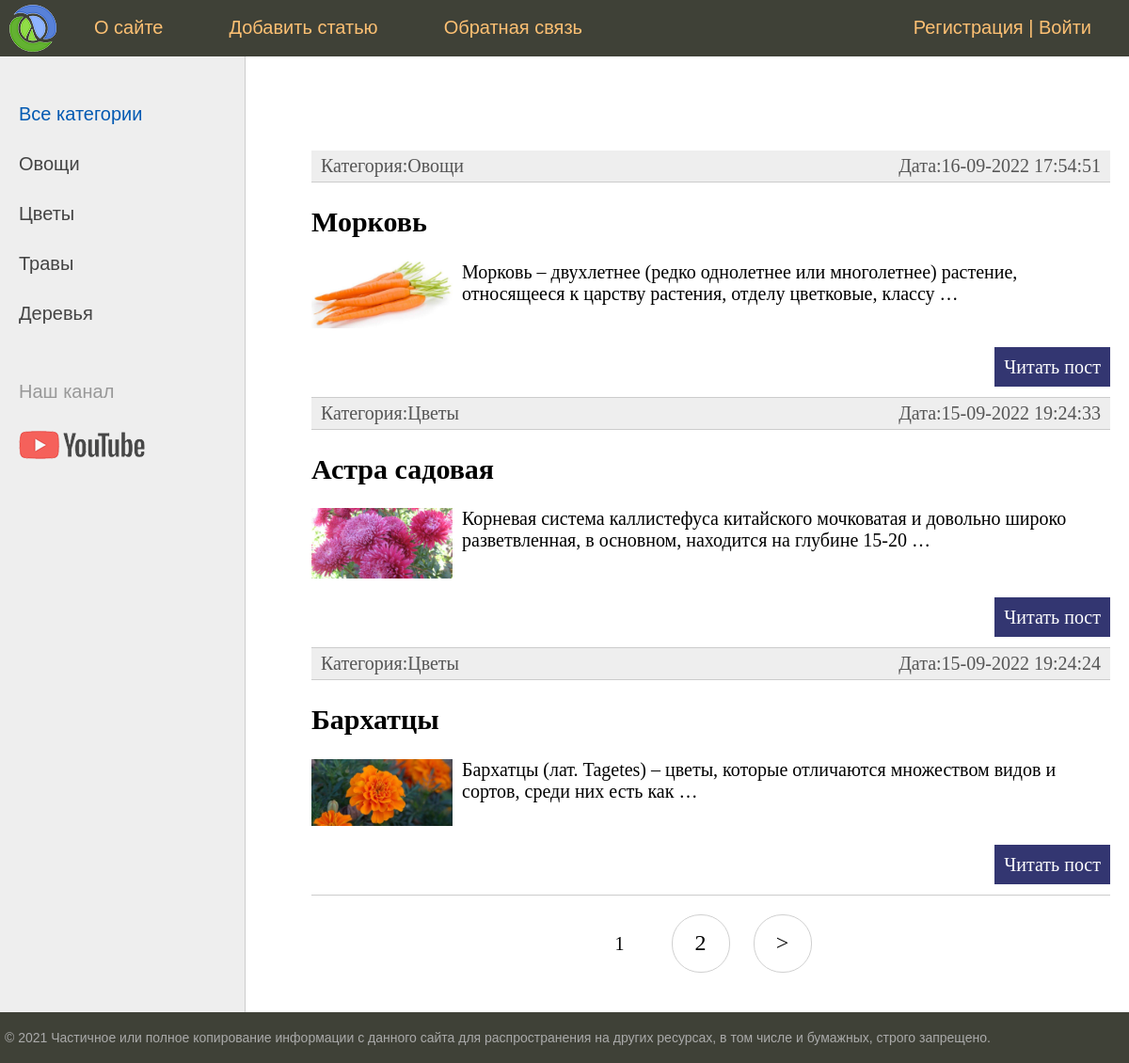
The page / on the database its author committed.
### flower/models.py (models this page shows, shortened)
class Category(models.Model):
    n_cat = models.CharField(max_length=150, db_index=True, verbose_name='категории')
    slug = models.SlugField(max_length=150,unique=True, db_index=True,verbose_name="URL",null=True )
    def __str__(self):
        return self.n_cat
    def get_absolute_url(self):
        return reverse('category', kwargs={'categ_slug': self.slug})
    class Meta:
        verbose_name = 'Категории растений'
        verbose_name_plural = 'Категории растений'
        ordering = ['id']

class Flower(models.Model):
    name = models.CharField(max_length=255, verbose_name='название')
    slug = models.SlugField(max_length=255, unique=True, db_index=True,verbose_name="URL", null=True)
    description = models.TextField(blank=True,  verbose_name='описание')
    photo = models.ImageField(upload_to='photo/%Y%m%d', verbose_name='фото')
    time_create = models.DateTimeField(auto_now_add=True, verbose_name='время добавления')
    time_update = models.DateTimeField(auto_now=True, verbose_name='время изменения')
    is_published = models.BooleanField(default=True, verbose_name='опубликовано')
    cat = models.ForeignKey('Category', on_delete=models.PROTECT, null=True, verbose_name='категория')
    def get_absolute_url(self):
        return reverse('read_flower', kwargs={'flo_slug': self.slug})
    class Meta:
        verbose_name ='Разновидности растений'
        verbose_name_plural = 'Разновидности растений'
        ordering = ['-time_update']

### flower/views.py (the view)
# urls.py: path('', main, name = 'main'),
def main(request):
    context = {'title':'Главная страница',
               'menu': menu,
               'cat_selected':0,
               'page_number': request.GET.get('page')
               }
    return render(request, 'flower/index.html', context=context)

### flower/templatetags/flower_tags.py (called while the page is built)
@register.simple_tag(name='categories')
def get_categories(filter=None, cat_selected=0):
    if not filter:
        return Category.objects.all()
    else:
        return Category.objects.all().order_by(filter)

@register.simple_tag
def get_paginator(categ_slug=None, page_number=None):
    if not categ_slug:
        flo = Flower.objects.all().select_related('cat')
        paginator = Paginator(flo, 3)
        page_obj = paginator.get_page(page_number)
        return page_obj
    else:
        flo = Flower.objects.filter(cat__slug=categ_slug).select_related('cat')
        paginator = Paginator(flo, 3)
        page_obj = paginator.get_page(page_number)
        return page_obj

### flower/templates/flower/index.html (shortened to what this page needs)
{% extends 'flower/base.html' %}
{% block content %}
<ul class="list-articles">
    {% for f in page_obj %}
            <li><div class="article-panel">
                <p class="first">Категория:{{f.cat}}</p>
                <p class="last">Дата:{{f.time_update | date:"d-m-Y H:i:s"}}</p>
            </div></li>
            <li><h2>{{f.name}}</h2>
            {% if f.photo %}
                <p><img class="img-article-left thumb" src="{{f.photo.url}}"></p>
            {% endif %}
            <p>{{f.description|linebreaks|truncatewords:15}}</p>
            <p class="link-read-post"><a href="{{f.get_absolute_url}}">Читать пост</a> </p>
            </li>
    {% endfor %}
</ul>
{% if page_obj.has_other_pages %}
<nav class="list-pages">
    <ul>
	{% for p in page_obj.paginator.page_range %}
    {% if page_obj.number == p %}
		<li class="page-num page-num-selected">{{p}}</li>
	{% elif p >= page_obj.number|add:-1 and p <= page_obj.number|add:1 %}
	<li class="page-num">
        <a href="?page={{p}}"> {{p}}</a>
    </li>
	{% endif %}
	{% endfor %}
{% if page_obj.has_next %}
<li class="page-num">
    <a href="?page={{page_obj.next_page_number}}">&gt;</a>
</li>
{% endif %}
    </ul>
</nav>
{% endif %}
{% endblock %}

### flower/templates/flower/base.html (shortened to what this page needs)
{% load static %}
{% load flower_tags %}
<!DOCTYPE html>
<html>
<head>
	<link type="text/css" href="{% static 'flower/css/styles.css' %}" rel="stylesheet" />
</head>
<body>
<table class="table-page" border=0 cellpadding="0" cellspacing="0">
<tr><td valign=top>
{% block mainmenu %}
		<div class="header">
			<ul id="mainmenu" class="mainmenu">
			<li class="logo"><a href="{% url 'main' %}"><div class="logo"></div></a></li>
{% for m in menu %}
			<li><a href="{% url m.url_name %}">{{m.name}}</a></li>
{% endfor %}
			{% if request.user.is_authenticated %}
				<li class="last">{{user.username}} | <a href="{% url 'logout' %}">Выйти</a></li>
			{% else %}
				<li class="last"><a href="{% url 'register' %}">Регистрация</a> | <a href="{% url 'login' %}">Войти</a></li>
			{% endif %}
			</ul>
		</div>
{% endblock mainmenu %}
<table class="table-content" border=0 cellpadding="0" cellspacing="0">
<tr>
	<td valign="top" class="left-chapters">
	<ul id="leftchapters">
		{% categories '-pk'  as cats %}
		{% if cat_selected == 0 %}
			<li class="selected">Все категории</li>
		{% else %}
			<li><a href="{% url 'main'%}">Все категории</a></li>
		{% endif %}
		{% for i in cats %}
			{% if cat_selected == i.pk %}
				<li class="selected">{{i.n_cat}}</li>
			{% else %}
				<li><a href="{{i.get_absolute_url}}">{{i.n_cat}}</a></li>
			{% endif %}
		{% endfor %}
		<li class="share">
		<p>Наш канал</p>
		<a class="share-yt" href="https://www.youtube.com/channel/UClJzWfGWuGJL2t-3dYKcHTA/playlists" target="_blank" rel="nofollow"></a>
		</li>
	</ul>
</td>
<td valign="top" class="content">
	<div class="content-text">
	{% get_paginator categ_slug page_number as page_obj %}
{% block content %}
{% endblock %}
	</div>
</td></tr></table>
</td></tr>
<tr><td valign=top>
	<div id="footer">
		<p>&copy; 2021 Частичное или полное копирование информации с данного сайта для распространения на других ресурсах, в том числе и бумажных, строго запрещено.</p>
	</div>
</td></tr></table>
</body>
</html>

### flower/static/flower/css/styles.css (style rules this page uses)
html, body { font-family: 'Arial'; margin: 0; padding: 0; height: 100%; width: 100%; color: #444; }
a { color: #0059b2; text-decoration: none; }
img { max-width: 600px; height: auto; }
img.img-article-left { max-width: 300px; height: auto; float: left; padding: 0 10px 10px 0; }
img.img-article-left.thumb { max-width: 150px; height: auto; }
p.link-read-post { text-align: right; }
p.link-read-post a { padding: 10px; min-width: 100px; background: #333671; color: #fff; text-decoration: none; }
div.article-panel { background: #eee; padding: 5px 10px 5px 10px; box-sizing: border-box; overflow: hidden; color: #555; }
div.article-panel p.first { margin: 0; float: left; }
div.article-panel p.last { margin: 0; float: right; }
ul.list-articles { list-style: none; margin: 0; padding: 0; }
ul.list-articles li { border-bottom: 1px solid #ccc; }
.table-page { width: 100%; height: 100%; vertical-align: top; }
.table-page tr { height: 100%; }
.header { background: #3F4137; height: 60px; }
.logo { background: url('../images/logo.png') no-repeat 10px 5px; width: 70px; height: 60px; }
ul.mainmenu { list-style: none; margin: 0; padding: 0; height: 60px; color: #fdc073; font-size: 20px; overflow: hidden; }
ul.mainmenu li { float: left; margin: 18px 40px 0 30px; }
ul.mainmenu li.logo { margin: 0; }
ul.mainmenu li.last { float: right; }
ul.mainmenu li a { color: #fdc073; text-decoration: none; }
.table-content { width: 100%; min-height: 100%; height: 100%; }
.left-chapters { margin: 0; background: #eee; border-right: 1px solid #ccc; min-height: 100%; }
.left-chapters ul { width: 230px; min-height: 100%; margin: 0; padding: 20px 10px 10px 20px; list-style: none; font-size: 20px; }
.left-chapters ul li { margin: 30px 0 0 0; color: #999; }
.left-chapters ul li.selected { color: #0059b2; }
.left-chapters ul li a { color: #444; text-decoration: none; }
.left-chapters ul li.share { margin: 60px 0 0 0; }
.left-chapters ul li.share p { margin: 30px 0 30px 0; }
.left-chapters ul li.share a { display: inline-block; width: 40px; height: 40px; margin: 0 20px 0 0; }
.left-chapters ul li.share a.share-yt { width: 100%; height: 30px; background: url('../images/share_yt.png') no-repeat 0 0 }
.content { padding: 40px 20px 20px 40px; width: 100%; box-sizing: border-box; }
.content-text { margin: 60px 0 0 30px; color: #000; font-size: 20px; font-family: Yandex Sans Display Light; }
#footer { box-sizing: border-box; background: #3F4137; padding: 5px; color: #aaa; font-size: 14px; font-family: Verdana, Geneva, Arial, Helvetica; text-align: left; overflow: hidden; }
.list-pages { text-align: center; margin: 0 0 20px 0; }
.list-pages ul { margin: 20px 0 0 0; padding: 0; list-style: none; }
.list-pages ul li { display: inline-block; margin: 0 20px 0 0; }
.list-pages a { color: #000; font-size: 24px; text-decoration: none; }
.list-pages .page-num, .page-num-selected { display: inline-block; width: 60px; height: 44px; padding: 16px 0 0 0; border: 1px solid #d0d0d0; border-radius: 30px; }
.list-pages .page-num-selected { border: none; color: #000; font-size: 20px; }

### rows shown on the page
Category: n_cat "Овощи"
Category: n_cat "Цветы"
Category: n_cat "Травы"
Category: n_cat "Деревья"
Flower: cat "Овощи", time_update "16-09-2022 17:54:51", name "Морковь", photo (picture), description "Морковь – двухлетнее (редко однолетнее или многолетнее) растение, относящееся к царству растения, отделу цветковые, классу …"
Flower: cat "Цветы", time_update "15-09-2022 19:24:33", name "Астра садовая", photo (picture), description "Корневая система каллистефуса китайского мочковатая и довольно широко разветвленная, в основном, находится на глубине 15-20 …"
Flower: cat "Цветы", time_update "15-09-2022 19:24:24", name "Бархатцы", photo (picture), description "Бархатцы (лат. Tagetes) – цветы, которые отличаются множеством видов и сортов, среди них есть как …"

### other values the page prints
{{ m.name }} "О сайте" "Добавить статью" "Обратная связь"
{{ p }} "1"
{{ p }} "2"
